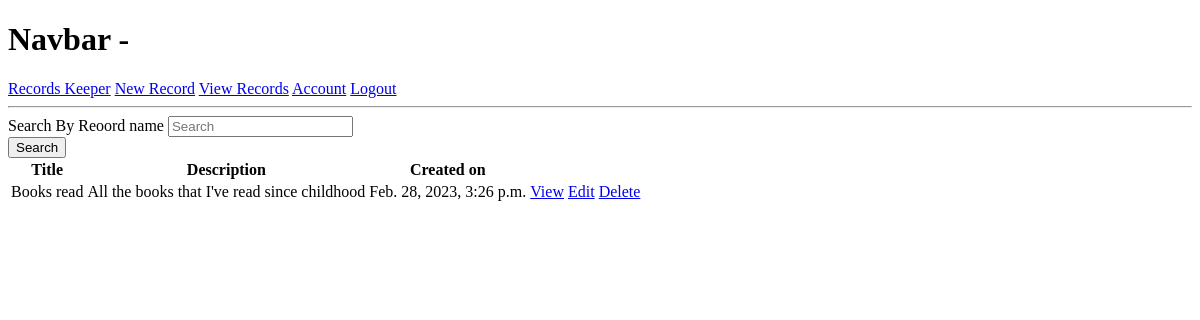
Page / (signed in) on the earlier database version.
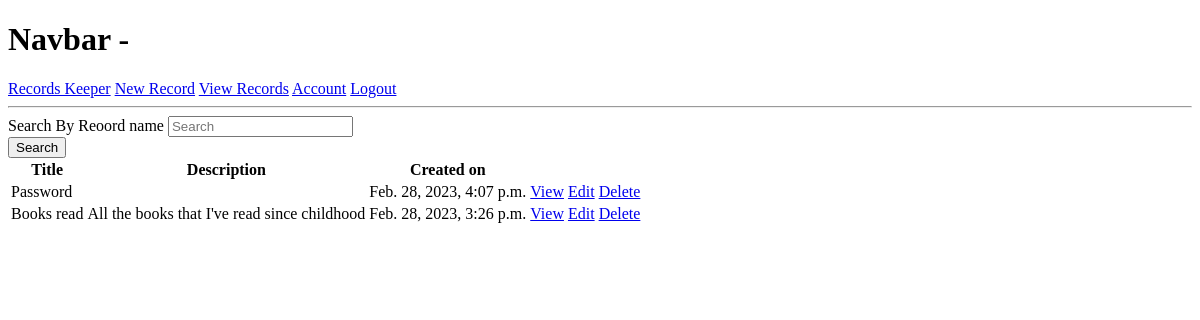
Same page on the later database version.
### tables/models.py (models this page shows, shortened)
class Table(models.Model):
    owner=models.ForeignKey(Profile, on_delete=models.CASCADE, null=True, blank=True)
    title=models.TextField("Title of the table")
    desc=models.TextField("Description",null=True, blank=True)
    col1=models.TextField("Column 1",null=True, blank=True)
    col2=models.TextField("Column 2",null=True, blank=True)
    col3=models.TextField("Column 3",null=True, blank=True)
    col4=models.TextField("Column 4",null=True, blank=True)
    col5=models.TextField("Column 5",null=True, blank=True)
    total=models.IntegerField(default=0, null=True, blank=True)
    created = models.DateTimeField(auto_now_add=True)
    id = models.UUIDField(primary_key=True, default=uuid.uuid4, editable=False)
    class Meta:
        ordering = ['-title', '-created']

### tables/views.py (the view)
# urls.py: path("", views.viewTables, name="view-tables"),
@login_required(login_url="login")
def viewTables(request):
    profile=request.user.profile
    tables=profile.table_set.all()
    tables, search_query=searchTable(request)
    context={"tables":tables, "search_query":search_query}
    return render(request, "tables/view-tables.html", context)

### tables/utils.py (called while the page is built)
def searchTable(request):
    search_query = ""
    if request.GET.get('search_query'):
        search_query = request.GET.get('search_query')
    tables = Table.objects.filter(title__icontains=search_query)
    return tables, search_query

### tables/templates/tables/view-tables.html
{% extends 'main.html' %}
{% block content %}
<form id='searchForm' class="form" action="{% url 'view-tables' %}" method="get">
    <div class="form__field">
      <label for="formInput#search">Search By Reoord name </label>
      <input class="input input--text" id="formInput#search" type="text" name="search_query"
        placeholder="Search" value="{{search_query}}" />
    </div>
    <input class="btn btn--sub btn--lg" type="submit" value="Search" />
  </form>
<table>
    <tr>
        <th>Title</th>
        <th>Description</th>
        <th>Created on</th>
        <th></th>
        <th></th>
        <th></th>
    </tr>
    {% for table in tables %}
    <tr>
        <td>{{table.title}}</td>
        <td>{{table.desc|slice:150}}</td>
        <td>{{table.created}}</td>
        <td><a href="{% url 'view-table' table.id %}">View</a></td>
        <td><a href="{% url 'view-table' table.id %}">Edit</a></td>
        <td><a href="{% url 'delete-table' table.id %}">Delete</a></td>
    </tr>
    {% endfor %}
</table>
{% endblock %}

Differences in the rows shown:
added Table: title "Password", created "Feb. 28, 2023, 4:07 p.m."
